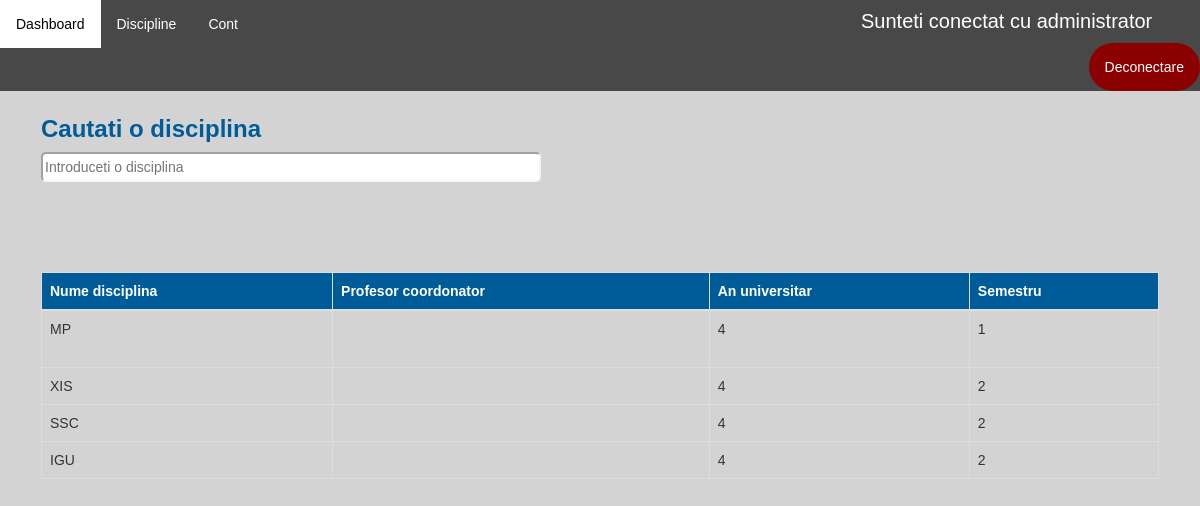
The app's page /vizualizare-discipline/ (signed in) with its own data.
### application/models.py (models this page shows)
class Disciplina(models.Model):
    id = models.AutoField(primary_key=True)
    nume = models.CharField(max_length=100, unique=True)
    profesori = models.ManyToManyField(Profesor)
    an_universitar = models.IntegerField(null=True)
    semestru = models.IntegerField(null=True)

### application/decorators.py (the view)
        def wrapper_func(request, *args, **kwargs):
            user_groups = list()
            for group in request.user.groups.all():
                user_groups.append(group.name)
            if allowed_roles[0] in user_groups:
                return view_func(request, *args, **kwargs)
            else:
                return redirect('dashboard')

### application/functions.py (called while the page is built)
def get_user_info(request):
    user = request.user
    user_groups = [group.name for group in user.groups.all()]
    if 'admin' in user_groups:
        user_type = 'admin'
    elif 'studenti' in user_groups:
        user_type = 'student'
    elif 'secretariat' in user_groups:
        user_type = 'secretar'
    else:
        user_type = 'profesor'
    out = {'user': user,
           'user_groups': user_groups,
           'user_type': user_type
           }
    return out

def create_context(request=None, extract_user_info=True):
    if extract_user_info and not request:
        raise ValueError("request must be set if extract_user_info is True")
    out = {}
    if extract_user_info:
        out.update(get_user_info(request))
    return out

### application/views.py (called while the page is built)
@allowed_users(allowed_roles=['admin'])
@login_required(login_url='login')
def vizualizareDiscipline(request):
    context = create_context(request)
    discipline = Disciplina.objects.all()
    for disciplina in discipline:
        print(disciplina.profesori.all())
    context['discipline'] = discipline
    return render(request, 'application/administrator/vizualizareDiscipline.html', context)

### application/templates/application/administrator/vizualizareDiscipline.html (shortened to what this page needs)
{% extends 'application/dashboard.html' %}
{% load static %}
{% block article %}
    <div class="content">
        <h3 style="color: #005c99"><b>Cautati o disciplina</b></h3>
        <input type="text" id="myInput" onkeyup="myFunction()"
            placeholder="Introduceti o disciplina" style="width: 500px; height: 30px; border-radius: 5px; border-color: whitesmoke">
    </div>
    <br>
    <div class="table-wrapper-scroll-y custom-scrollbar" style="margin-top: 70px">
            <table class="table table-bordered" id="myTable">
                <thead style="background-color: #005c99; color: white">
                <tr>
                    <th>Nume disciplina</th>
                    <th>Profesor coordonator</th>
                    <th>An universitar</th>
                    <th>Semestru</th>
                </tr>
                </thead>
                <tbody>
                {% for disciplina in discipline %}
                    <tr class="tr">
                        <td>{{ disciplina.nume }}</td>
                    <td>
                        {% for profesor in disciplina.profesori.all %}
                            {{ profesor.last_name }} {{ profesor.first_name }}<br>
                        {% endfor %}
                    </td>
                        <td>{{ disciplina.an_universitar }}</td>
                        <td>{{ disciplina.semestru }}</td>
                    </tr>
                {% endfor %}
                </tbody>
            </table>
        </div>
{% endblock %}

### application/templates/application/main_layout_application.html (shortened to what this page needs)
{% extends 'main_layout.html' %}
{% load static %}
{% block header %}
    <link rel="stylesheet" href="{% static 'application/css/main_layout_application.css' %}">
        <ul class="topnav">
            <li><a href="{% url 'dashboard' %}">Dashboard</a></li>
                {% block pages %}
                {% endblock %}
            <li><a href="{% url 'account' %}">Cont</a>
            <li style="padding: 7px; color: white; font-size: 20px; margin-left: 600px">Sunteti conectat cu {{ request.user.username }}</li>
            <li class="right"><a class="logout" href="{% url 'logout' %}">Deconectare</a></li>
        </ul>
{% endblock %}

### application/static/application/css/main_layout_application.css (style rules this page uses)
body { font-family: Arial, Helvetica, sans-serif; }
body { margin: 0; background-color: lightgray; font-family: Arial, Helvetica, sans-serif; }
ul.topnav { list-style-type: none; margin: 0; padding: 0; overflow: hidden; background-color: #484848; }
ul.topnav li { float: left; }
ul.topnav li a { display: block; color: white; text-align: center; padding: 14px 16px; text-decoration: none; }
ul.topnav li.right { background-color: darkred; float: right; border-radius: 50px; }

### records on screen
Disciplina: nume "MP", an_universitar "4", semestru "1"
Disciplina: nume "XIS", an_universitar "4", semestru "2"
Disciplina: nume "SSC", an_universitar "4", semestru "2"
Disciplina: nume "IGU", an_universitar "4", semestru "2"

### other values on screen
{{ request.user.username }} "administrator"
